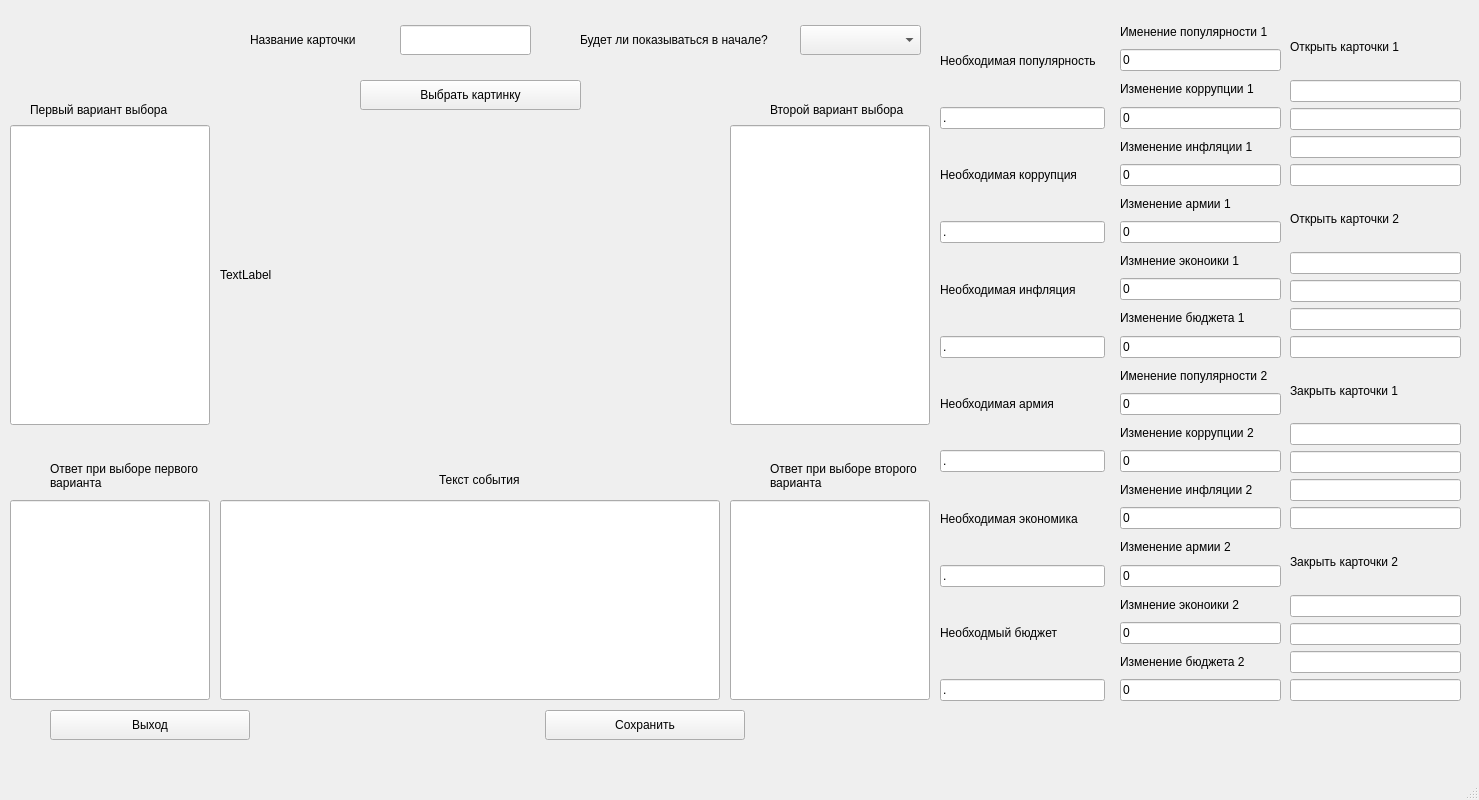
<?xml version="1.0" encoding="UTF-8"?>
<ui version="4.0">
 <class>MainWindow</class>
 <widget class="QMainWindow" name="MainWindow">
  <property name="geometry">
   <rect>
    <x>0</x>
    <y>0</y>
    <width>1479</width>
    <height>800</height>
   </rect>
  </property>
  <property name="windowTitle">
   <string>MainWindow</string>
  </property>
  <widget class="QWidget" name="centralwidget">
   <widget class="QLabel" name="picture">
    <property name="geometry">
     <rect>
      <x>220</x>
      <y>125</y>
      <width>500</width>
      <height>300</height>
     </rect>
    </property>
    <property name="text">
     <string>TextLabel</string>
    </property>
   </widget>
   <widget class="QLineEdit" name="var_1">
    <property name="geometry">
     <rect>
      <x>10</x>
      <y>125</y>
      <width>200</width>
      <height>300</height>
     </rect>
    </property>
   </widget>
   <widget class="QLineEdit" name="var_2">
    <property name="geometry">
     <rect>
      <x>730</x>
      <y>125</y>
      <width>200</width>
      <height>300</height>
     </rect>
    </property>
   </widget>
   <widget class="QLineEdit" name="event">
    <property name="geometry">
     <rect>
      <x>220</x>
      <y>500</y>
      <width>500</width>
      <height>200</height>
     </rect>
    </property>
   </widget>
   <widget class="QLineEdit" name="mes_1">
    <property name="geometry">
     <rect>
      <x>10</x>
      <y>500</y>
      <width>200</width>
      <height>200</height>
     </rect>
    </property>
   </widget>
   <widget class="QLineEdit" name="mes_2">
    <property name="geometry">
     <rect>
      <x>730</x>
      <y>500</y>
      <width>200</width>
      <height>200</height>
     </rect>
    </property>
   </widget>
   <widget class="QLabel" name="label_2">
    <property name="geometry">
     <rect>
      <x>439</x>
      <y>470</y>
      <width>91</width>
      <height>20</height>
     </rect>
    </property>
    <property name="text">
     <string>Текст события</string>
    </property>
   </widget>
   <widget class="QLabel" name="label_3">
    <property name="geometry">
     <rect>
      <x>30</x>
      <y>100</y>
      <width>151</width>
      <height>20</height>
     </rect>
    </property>
    <property name="text">
     <string>Первый вариант выбора</string>
    </property>
   </widget>
   <widget class="QLabel" name="label_4">
    <property name="geometry">
     <rect>
      <x>770</x>
      <y>100</y>
      <width>151</width>
      <height>20</height>
     </rect>
    </property>
    <property name="text">
     <string>Второй вариант выбора</string>
    </property>
   </widget>
   <widget class="QLabel" name="label_5">
    <property name="geometry">
     <rect>
      <x>50</x>
      <y>460</y>
      <width>151</width>
      <height>31</height>
     </rect>
    </property>
    <property name="text">
     <string>Ответ при выборе первого варианта</string>
    </property>
    <property name="wordWrap">
     <bool>true</bool>
    </property>
   </widget>
   <widget class="QLabel" name="label_6">
    <property name="geometry">
     <rect>
      <x>770</x>
      <y>460</y>
      <width>151</width>
      <height>31</height>
     </rect>
    </property>
    <property name="text">
     <string>Ответ при выборе второго варианта</string>
    </property>
    <property name="wordWrap">
     <bool>true</bool>
    </property>
   </widget>
   <widget class="QPushButton" name="bt">
    <property name="geometry">
     <rect>
      <x>360</x>
      <y>80</y>
      <width>221</width>
      <height>30</height>
     </rect>
    </property>
    <property name="text">
     <string>Выбрать картинку</string>
    </property>
   </widget>
   <widget class="QLabel" name="label_7">
    <property name="geometry">
     <rect>
      <x>250</x>
      <y>25</y>
      <width>131</width>
      <height>30</height>
     </rect>
    </property>
    <property name="text">
     <string>Название карточки</string>
    </property>
   </widget>
   <widget class="QLineEdit" name="title">
    <property name="geometry">
     <rect>
      <x>400</x>
      <y>25</y>
      <width>131</width>
      <height>30</height>
     </rect>
    </property>
   </widget>
   <widget class="QWidget" name="verticalLayoutWidget">
    <property name="geometry">
     <rect>
      <x>1120</x>
      <y>20</y>
      <width>161</width>
      <height>681</height>
     </rect>
    </property>
    <layout class="QVBoxLayout" name="verticalLayout">
     <item>
      <widget class="QLabel" name="label_9">
       <property name="text">
        <string>Именение популярности 1</string>
       </property>
      </widget>
     </item>
     <item>
      <widget class="QLineEdit" name="ch_pop_1">
       <property name="inputMask">
        <string/>
       </property>
       <property name="text">
        <string>0</string>
       </property>
      </widget>
     </item>
     <item>
      <widget class="QLabel" name="label_8">
       <property name="text">
        <string>Изменение коррупции 1</string>
       </property>
      </widget>
     </item>
     <item>
      <widget class="QLineEdit" name="ch_cor_1">
       <property name="text">
        <string>0</string>
       </property>
      </widget>
     </item>
     <item>
      <widget class="QLabel" name="label_10">
       <property name="text">
        <string>Изменение инфляции 1</string>
       </property>
      </widget>
     </item>
     <item>
      <widget class="QLineEdit" name="ch_inf_1">
       <property name="text">
        <string>0</string>
       </property>
      </widget>
     </item>
     <item>
      <widget class="QLabel" name="label_11">
       <property name="text">
        <string>Изменение армии 1</string>
       </property>
      </widget>
     </item>
     <item>
      <widget class="QLineEdit" name="ch_arm_1">
       <property name="text">
        <string>0</string>
       </property>
      </widget>
     </item>
     <item>
      <widget class="QLabel" name="label_12">
       <property name="text">
        <string>Измнение эконоики 1</string>
       </property>
      </widget>
     </item>
     <item>
      <widget class="QLineEdit" name="ch_econ_1">
       <property name="text">
        <string>0</string>
       </property>
      </widget>
     </item>
     <item>
      <widget class="QLabel" name="label_13">
       <property name="text">
        <string>Изменение бюджета 1</string>
       </property>
      </widget>
     </item>
     <item>
      <widget class="QLineEdit" name="ch_bud_1">
       <property name="text">
        <string>0</string>
       </property>
      </widget>
     </item>
     <item>
      <widget class="QLabel" name="label_14">
       <property name="text">
        <string>Именение популярности 2</string>
       </property>
      </widget>
     </item>
     <item>
      <widget class="QLineEdit" name="ch_pop_2">
       <property name="text">
        <string>0</string>
       </property>
      </widget>
     </item>
     <item>
      <widget class="QLabel" name="label_15">
       <property name="text">
        <string>Изменение коррупции 2</string>
       </property>
      </widget>
     </item>
     <item>
      <widget class="QLineEdit" name="ch_cor_2">
       <property name="text">
        <string>0</string>
       </property>
      </widget>
     </item>
     <item>
      <widget class="QLabel" name="label_16">
       <property name="text">
        <string>Изменение инфляции 2</string>
       </property>
      </widget>
     </item>
     <item>
      <widget class="QLineEdit" name="ch_inf_2">
       <property name="text">
        <string>0</string>
       </property>
      </widget>
     </item>
     <item>
      <widget class="QLabel" name="label_17">
       <property name="text">
        <string>Изменение армии 2</string>
       </property>
      </widget>
     </item>
     <item>
      <widget class="QLineEdit" name="ch_arm_2">
       <property name="text">
        <string>0</string>
       </property>
      </widget>
     </item>
     <item>
      <widget class="QLabel" name="label_18">
       <property name="text">
        <string>Измнение эконоики 2</string>
       </property>
      </widget>
     </item>
     <item>
      <widget class="QLineEdit" name="ch_econ_2">
       <property name="text">
        <string>0</string>
       </property>
      </widget>
     </item>
     <item>
      <widget class="QLabel" name="label_19">
       <property name="text">
        <string>Изменение бюджета 2</string>
       </property>
      </widget>
     </item>
     <item>
      <widget class="QLineEdit" name="ch_bud_2">
       <property name="text">
        <string>0</string>
       </property>
      </widget>
     </item>
    </layout>
   </widget>
   <widget class="QWidget" name="verticalLayoutWidget_2">
    <property name="geometry">
     <rect>
      <x>940</x>
      <y>20</y>
      <width>165</width>
      <height>681</height>
     </rect>
    </property>
    <layout class="QVBoxLayout" name="verticalLayout_2">
     <item>
      <widget class="QLabel" name="label_20">
       <property name="text">
        <string>Необходимая популярность</string>
       </property>
      </widget>
     </item>
     <item>
      <widget class="QLineEdit" name="nec_pop">
       <property name="text">
        <string>.</string>
       </property>
      </widget>
     </item>
     <item>
      <widget class="QLabel" name="label_21">
       <property name="text">
        <string>Необходимая коррупция</string>
       </property>
      </widget>
     </item>
     <item>
      <widget class="QLineEdit" name="nec_cor">
       <property name="text">
        <string>.</string>
       </property>
      </widget>
     </item>
     <item>
      <widget class="QLabel" name="label_22">
       <property name="text">
        <string>Необходимая инфляция</string>
       </property>
      </widget>
     </item>
     <item>
      <widget class="QLineEdit" name="nec_inf">
       <property name="text">
        <string>.</string>
       </property>
      </widget>
     </item>
     <item>
      <widget class="QLabel" name="label_23">
       <property name="text">
        <string>Необходимая армия</string>
       </property>
      </widget>
     </item>
     <item>
      <widget class="QLineEdit" name="nec_arm">
       <property name="text">
        <string>.</string>
       </property>
      </widget>
     </item>
     <item>
      <widget class="QLabel" name="label_24">
       <property name="text">
        <string>Необходимая экономика</string>
       </property>
      </widget>
     </item>
     <item>
      <widget class="QLineEdit" name="nec_econ">
       <property name="text">
        <string>.</string>
       </property>
      </widget>
     </item>
     <item>
      <widget class="QLabel" name="label_25">
       <property name="text">
        <string>Необходмый бюджет</string>
       </property>
      </widget>
     </item>
     <item>
      <widget class="QLineEdit" name="nec_bud">
       <property name="text">
        <string>.</string>
       </property>
      </widget>
     </item>
    </layout>
   </widget>
   <widget class="QPushButton" name="exit">
    <property name="geometry">
     <rect>
      <x>50</x>
      <y>710</y>
      <width>200</width>
      <height>30</height>
     </rect>
    </property>
    <property name="text">
     <string>Выход</string>
    </property>
   </widget>
   <widget class="QPushButton" name="creat">
    <property name="geometry">
     <rect>
      <x>545</x>
      <y>710</y>
      <width>200</width>
      <height>30</height>
     </rect>
    </property>
    <property name="text">
     <string>Сохранить</string>
    </property>
   </widget>
   <widget class="QWidget" name="verticalLayoutWidget_3">
    <property name="geometry">
     <rect>
      <x>1290</x>
      <y>20</y>
      <width>171</width>
      <height>681</height>
     </rect>
    </property>
    <layout class="QVBoxLayout" name="verticalLayout_3">
     <item>
      <widget class="QLabel" name="label_26">
       <property name="text">
        <string>Открыть карточки 1</string>
       </property>
      </widget>
     </item>
     <item>
      <widget class="QLineEdit" name="make_av_1_1">
       <property name="text">
        <string/>
       </property>
      </widget>
     </item>
     <item>
      <widget class="QLineEdit" name="make_av_2_1">
       <property name="text">
        <string/>
       </property>
      </widget>
     </item>
     <item>
      <widget class="QLineEdit" name="make_av_3_1">
       <property name="text">
        <string/>
       </property>
      </widget>
     </item>
     <item>
      <widget class="QLineEdit" name="make_av_4_1">
       <property name="text">
        <string/>
       </property>
      </widget>
     </item>
     <item>
      <widget class="QLabel" name="label">
       <property name="text">
        <string>Открыть карточки 2</string>
       </property>
      </widget>
     </item>
     <item>
      <widget class="QLineEdit" name="make_av_1_2"/>
     </item>
     <item>
      <widget class="QLineEdit" name="make_av_2_2"/>
     </item>
     <item>
      <widget class="QLineEdit" name="make_av_3_2"/>
     </item>
     <item>
      <widget class="QLineEdit" name="make_av_4_2"/>
     </item>
     <item>
      <widget class="QLabel" name="label_27">
       <property name="text">
        <string>Закрыть карточки 1</string>
       </property>
      </widget>
     </item>
     <item>
      <widget class="QLineEdit" name="make_un_1_1"/>
     </item>
     <item>
      <widget class="QLineEdit" name="make_un_2_1"/>
     </item>
     <item>
      <widget class="QLineEdit" name="make_un_3_1"/>
     </item>
     <item>
      <widget class="QLineEdit" name="make_un_4_1"/>
     </item>
     <item>
      <widget class="QLabel" name="label_28">
       <property name="text">
        <string>Закрыть карточки 2</string>
       </property>
      </widget>
     </item>
     <item>
      <widget class="QLineEdit" name="make_un_1_2"/>
     </item>
     <item>
      <widget class="QLineEdit" name="make_un_2_2"/>
     </item>
     <item>
      <widget class="QLineEdit" name="make_un_3_2"/>
     </item>
     <item>
      <widget class="QLineEdit" name="make_un_4_2"/>
     </item>
    </layout>
   </widget>
   <widget class="QComboBox" name="cb">
    <property name="geometry">
     <rect>
      <x>800</x>
      <y>25</y>
      <width>121</width>
      <height>30</height>
     </rect>
    </property>
   </widget>
   <widget class="QLabel" name="label_29">
    <property name="geometry">
     <rect>
      <x>580</x>
      <y>25</y>
      <width>211</width>
      <height>30</height>
     </rect>
    </property>
    <property name="text">
     <string>Будет ли показываться в начале?</string>
    </property>
   </widget>
  </widget>
  <widget class="QMenuBar" name="menubar">
   <property name="geometry">
    <rect>
     <x>0</x>
     <y>0</y>
     <width>1479</width>
     <height>26</height>
    </rect>
   </property>
  </widget>
  <widget class="QStatusBar" name="statusbar"/>
 </widget>
 <resources/>
 <connections/>
</ui>
